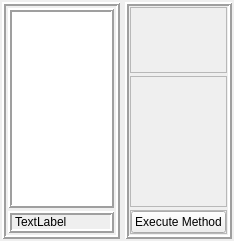
             <widget class="QWidget" name="Method_Appliying">
              <property name="layoutDirection">
               <enum>Qt::LeftToRight</enum>
              </property>
              <attribute name="title">
               <string>Applying</string>
              </attribute>
              <layout class="QHBoxLayout" name="horizontalLayout_5" stretch="5,3">
               <property name="spacing">
                <number>5</number>
               </property>
               <property name="leftMargin">
                <number>2</number>
               </property>
               <property name="topMargin">
                <number>2</number>
               </property>
               <property name="rightMargin">
                <number>2</number>
               </property>
               <property name="bottomMargin">
                <number>2</number>
               </property>
               <item>
                <widget class="QFrame" name="frame_4">
                 <property name="frameShape">
                  <enum>QFrame::Box</enum>
                 </property>
                 <property name="frameShadow">
                  <enum>QFrame::Raised</enum>
                 </property>
                 <property name="lineWidth">
                  <number>2</number>
                 </property>
                 <layout class="QVBoxLayout" name="verticalLayout_13">
                  <property name="spacing">
                   <number>3</number>
                  </property>
                  <property name="leftMargin">
                   <number>2</number>
                  </property>
                  <property name="topMargin">
                   <number>2</number>
                  </property>
                  <property name="rightMargin">
                   <number>2</number>
                  </property>
                  <property name="bottomMargin">
                   <number>2</number>
                  </property>
                  <item>
                   <widget class="PlotWidget" name="plotSignalReference">
                    <property name="sizePolicy">
                     <sizepolicy hsizetype="Expanding" vsizetype="Maximum">
                      <horstretch>0</horstretch>
                      <verstretch>10</verstretch>
                     </sizepolicy>
                    </property>
                    <property name="minimumSize">
                     <size>
                      <width>0</width>
                      <height>200</height>
                     </size>
                    </property>
                    <property name="maximumSize">
                     <size>
                      <width>16777215</width>
                      <height>200</height>
                     </size>
                    </property>
                    <property name="toolTip">
                     <string>Locking Frequency</string>
                    </property>
                    <property name="layoutDirection">
                     <enum>Qt::LeftToRight</enum>
                    </property>
                    <property name="frameShape">
                     <enum>QFrame::Box</enum>
                    </property>
                    <property name="frameShadow">
                     <enum>QFrame::Raised</enum>
                    </property>
                    <property name="lineWidth">
                     <number>2</number>
                    </property>
                    <property name="sizeAdjustPolicy">
                     <enum>QAbstractScrollArea::AdjustToContents</enum>
                    </property>
                    <property name="sceneRect">
                     <rectf>
                      <x>0.000000000000000</x>
                      <y>0.000000000000000</y>
                      <width>0.000000000000000</width>
                      <height>0.000000000000000</height>
                     </rectf>
                    </property>
                    <property name="alignment">
                     <set>Qt::AlignCenter</set>
                    </property>
                    <property name="renderHints">
                     <set>QPainter::Antialiasing|QPainter::TextAntialiasing</set>
                    </property>
                    <property name="transformationAnchor">
                     <enum>QGraphicsView::NoAnchor</enum>
                    </property>
                    <property name="resizeAnchor">
                     <enum>QGraphicsView::AnchorViewCenter</enum>
                    </property>
                    <property name="viewportUpdateMode">
                     <enum>QGraphicsView::FullViewportUpdate</enum>
                    </property>
                   </widget>
                  </item>
                  <item>
                   <widget class="QLabel" name="ImgProcessed">
                    <property name="frameShape">
                     <enum>QFrame::Box</enum>
                    </property>
                    <property name="frameShadow">
                     <enum>QFrame::Raised</enum>
                    </property>
                    <property name="lineWidth">
                     <number>2</number>
                    </property>
                    <property name="text">
                     <string>TextLabel</string>
                    </property>
                   </widget>
                  </item>
                 </layout>
                </widget>
               </item>
               <item>
                <widget class="QFrame" name="frame_5">
                 <property name="frameShape">
                  <enum>QFrame::Box</enum>
                 </property>
                 <property name="frameShadow">
                  <enum>QFrame::Raised</enum>
                 </property>
                 <property name="lineWidth">
                  <number>2</number>
                 </property>
                 <layout class="QVBoxLayout" name="verticalLayout_11" stretch="1,2,1">
                  <property name="spacing">
                   <number>3</number>
                  </property>
                  <property name="leftMargin">
                   <number>1</number>
                  </property>
                  <property name="topMargin">
                   <number>1</number>
                  </property>
                  <property name="rightMargin">
                   <number>1</number>
                  </property>
                  <property name="bottomMargin">
                   <number>1</number>
                  </property>
                  <item>
                   <widget class="QFrame" name="frame_6">
                    <property name="frameShape">
                     <enum>QFrame::StyledPanel</enum>
                    </property>
                    <property name="frameShadow">
                     <enum>QFrame::Raised</enum>
                    </property>
                   </widget>
                  </item>
                  <item>
                   <widget class="QFrame" name="frame_7">
                    <property name="frameShape">
                     <enum>QFrame::StyledPanel</enum>
                    </property>
                    <property name="frameShadow">
                     <enum>QFrame::Raised</enum>
                    </property>
                   </widget>
                  </item>
                  <item>
                   <widget class="QFrame" name="frame_8">
                    <property name="sizePolicy">
                     <sizepolicy hsizetype="Expanding" vsizetype="Fixed">
                      <horstretch>0</horstretch>
                      <verstretch>0</verstretch>
                     </sizepolicy>
                    </property>
                    <property name="frameShape">
                     <enum>QFrame::StyledPanel</enum>
                    </property>
                    <property name="frameShadow">
                     <enum>QFrame::Raised</enum>
                    </property>
                    <layout class="QVBoxLayout" name="verticalLayout_12">
                     <property name="spacing">
                      <number>0</number>
                     </property>
                     <property name="leftMargin">
                      <number>0</number>
                     </property>
                     <property name="topMargin">
                      <number>0</number>
                     </property>
                     <property name="rightMargin">
                      <number>0</number>
                     </property>
                     <property name="bottomMargin">
                      <number>0</number>
                     </property>
                     <item>
                      <widget class="QPushButton" name="btnMethod">
                       <property name="text">
                        <string>Execute Method</string>
                       </property>
                      </widget>
                     </item>
                    </layout>
                   </widget>
                  </item>
                 </layout>
                </widget>
               </item>
              </layout>
             </widget>
